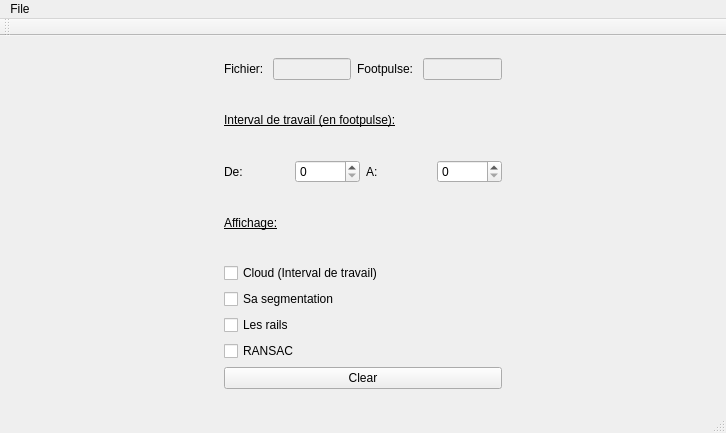
<?xml version="1.0" encoding="UTF-8"?>
<ui version="4.0">
 <class>MainWindow</class>
 <widget class="QMainWindow" name="MainWindow">
  <property name="geometry">
   <rect>
    <x>0</x>
    <y>0</y>
    <width>726</width>
    <height>433</height>
   </rect>
  </property>
  <property name="windowTitle">
   <string>PCL Viewer</string>
  </property>
  <widget class="QWidget" name="centralWidget">
   <layout class="QVBoxLayout" name="verticalLayout">
    <item>
     <layout class="QHBoxLayout" name="horizontalLayout">
      <item>
       <layout class="QGridLayout" name="gridLayout">
        <property name="sizeConstraint">
         <enum>QLayout::SetMaximumSize</enum>
        </property>
       </layout>
      </item>
      <item>
       <widget class="QWidget" name="widget_2" native="true">
        <property name="maximumSize">
         <size>
          <width>300</width>
          <height>16777215</height>
         </size>
        </property>
        <layout class="QVBoxLayout" name="verticalLayout_2">
         <item>
          <layout class="QHBoxLayout" name="horizontalLayout_2">
           <item>
            <widget class="QLabel" name="fichier">
             <property name="text">
              <string>Fichier: </string>
             </property>
            </widget>
           </item>
           <item>
            <widget class="QLineEdit" name="nomf">
             <property name="enabled">
              <bool>false</bool>
             </property>
            </widget>
           </item>
           <item>
            <widget class="QLabel" name="label">
             <property name="text">
              <string>Footpulse: </string>
             </property>
            </widget>
           </item>
           <item>
            <widget class="QLineEdit" name="intervalFtp">
             <property name="enabled">
              <bool>false</bool>
             </property>
            </widget>
           </item>
          </layout>
         </item>
         <item>
          <widget class="QLabel" name="label_4">
           <property name="font">
            <font>
             <underline>true</underline>
            </font>
           </property>
           <property name="text">
            <string>Interval de travail (en footpulse):</string>
           </property>
           <property name="margin">
            <number>0</number>
           </property>
          </widget>
         </item>
         <item>
          <layout class="QHBoxLayout" name="horizontalLayout_4">
           <item>
            <widget class="QLabel" name="label_3">
             <property name="text">
              <string>De: </string>
             </property>
            </widget>
           </item>
           <item>
            <widget class="QSpinBox" name="interD"/>
           </item>
           <item>
            <widget class="QLabel" name="label_2">
             <property name="text">
              <string>A:</string>
             </property>
            </widget>
           </item>
           <item>
            <widget class="QSpinBox" name="interF"/>
           </item>
          </layout>
         </item>
         <item>
          <widget class="QLabel" name="label_5">
           <property name="font">
            <font>
             <underline>true</underline>
            </font>
           </property>
           <property name="text">
            <string>Affichage:</string>
           </property>
          </widget>
         </item>
         <item>
          <layout class="QGridLayout" name="gridLayout_2">
           <item row="3" column="0">
            <widget class="QCheckBox" name="pushPS">
             <property name="text">
              <string>Sa segmentation</string>
             </property>
            </widget>
           </item>
           <item row="4" column="0">
            <widget class="QCheckBox" name="pushExtract">
             <property name="text">
              <string>Les rails</string>
             </property>
            </widget>
           </item>
           <item row="2" column="0">
            <widget class="QCheckBox" name="pushC">
             <property name="text">
              <string>Cloud (Interval de travail)</string>
             </property>
            </widget>
           </item>
           <item row="5" column="0">
            <widget class="QCheckBox" name="ransac">
             <property name="text">
              <string>RANSAC</string>
             </property>
            </widget>
           </item>
          </layout>
         </item>
         <item>
          <widget class="QPushButton" name="pushClear">
           <property name="text">
            <string>Clear</string>
           </property>
          </widget>
         </item>
        </layout>
       </widget>
      </item>
     </layout>
    </item>
   </layout>
  </widget>
  <widget class="QMenuBar" name="menuBar">
   <property name="geometry">
    <rect>
     <x>0</x>
     <y>0</y>
     <width>726</width>
     <height>21</height>
    </rect>
   </property>
   <widget class="QMenu" name="menuFile">
    <property name="title">
     <string>File</string>
    </property>
    <addaction name="actionLoad_from_pcl_format"/>
    <addaction name="actionSave_to_PCL_format"/>
    <addaction name="actionLoad_from_TXT_format"/>
    <addaction name="actionSave_to_TXT_format"/>
    <addaction name="actionLoad_from_TXT_format_2"/>
   </widget>
   <addaction name="menuFile"/>
  </widget>
  <widget class="QToolBar" name="mainToolBar">
   <attribute name="toolBarArea">
    <enum>TopToolBarArea</enum>
   </attribute>
   <attribute name="toolBarBreak">
    <bool>false</bool>
   </attribute>
  </widget>
  <widget class="QStatusBar" name="statusBar"/>
  <action name="actionLoad_from_pcl_format">
   <property name="text">
    <string>Load from PCL format</string>
   </property>
  </action>
  <action name="actionSave_to_PCL_format">
   <property name="text">
    <string>Save  to PCL format</string>
   </property>
  </action>
  <action name="actionLoad_from_TXT_format">
   <property name="text">
    <string>Load from SCN format</string>
   </property>
  </action>
  <action name="actionSave_to_TXT_format">
   <property name="text">
    <string>Save to TXT format</string>
   </property>
  </action>
  <action name="actionLoad_from_TXT_format_2">
   <property name="text">
    <string>Load from TXT format</string>
   </property>
  </action>
 </widget>
 <layoutdefault spacing="6" margin="11"/>
 <resources/>
 <connections/>
</ui>
